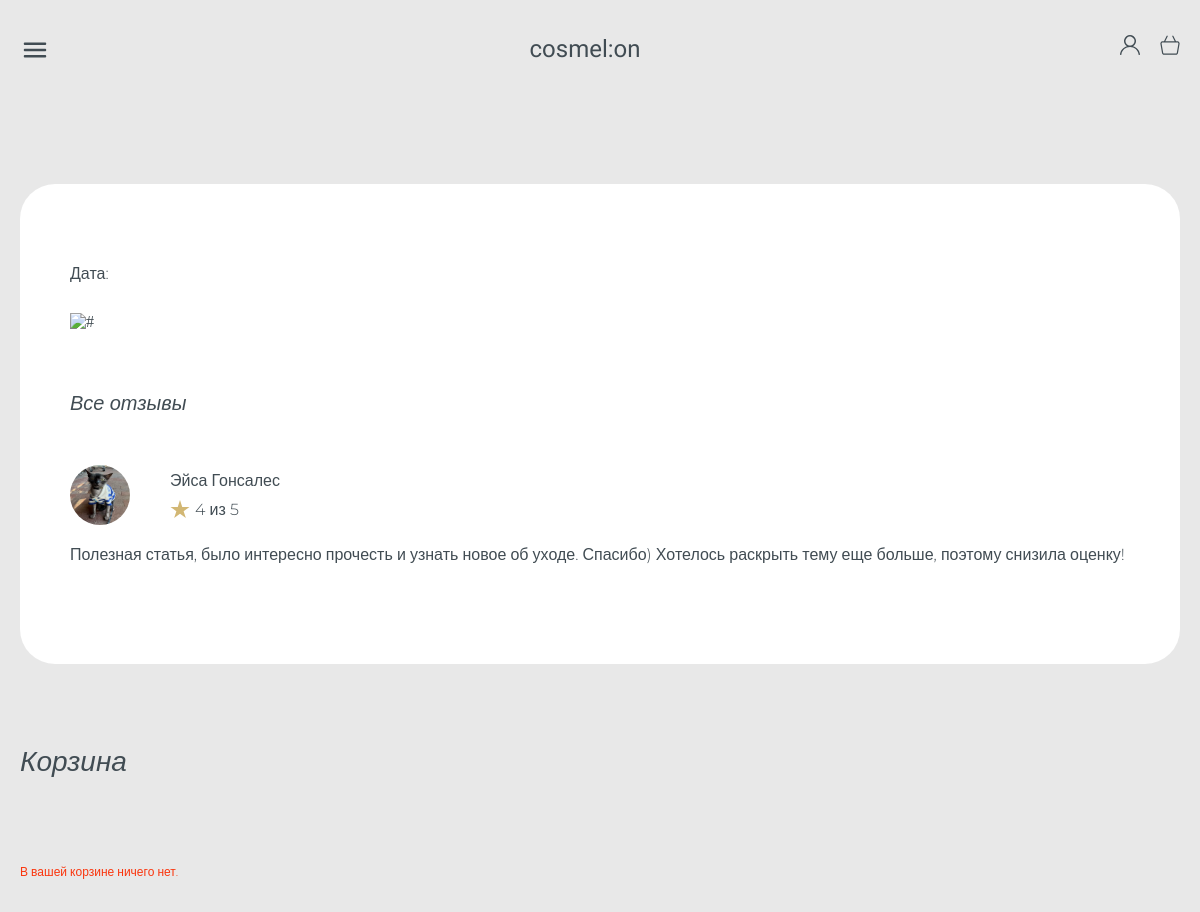
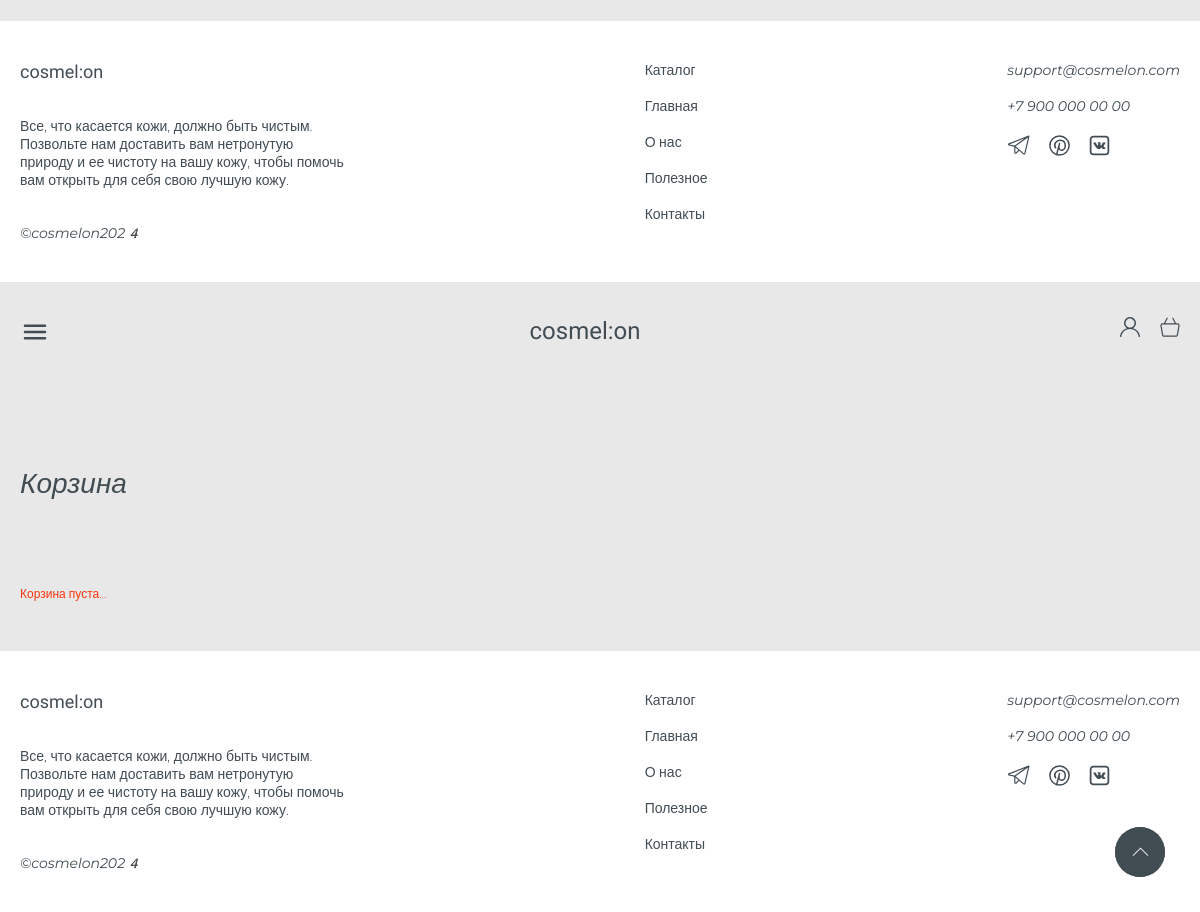
Page /zapazssssss.php on the committed database (2 pictures, top to bottom).
### tables this page shows
CREATE TABLE `reviews` (
  `id` int NOT NULL,
  `text` varchar(4000) DEFAULT NULL,
  `rating` int DEFAULT NULL,
  `id_user` int DEFAULT NULL,
  `name` varchar(100) DEFAULT NULL,
  `surname` varchar(100) DEFAULT NULL,
  `photo` varchar(100) DEFAULT NULL
);

### zapazssssss.php (the view, shortened to what this page needs)
<!DOCTYPE html>
<html lang="en">
<head>
    <link rel="stylesheet" href="css/style.css">
</head>
<body>
    <div class="btn_block">
        <a href="" class="btn_circle"><img src="img/ar_up.png" alt="#" class="ar_up"></a>
    </div>
    <?php include('incl/header.php'); ?>
    <section>
        <div class="container">
            <div class="arcticle">
                <p class="ff_roman">Дата: <?= $article['date'] ?></p>
                <img src="<?= $article['photo'] ?>" alt="#" class="article_img">
                <section>
                    <?php
                    $sql = "SELECT * FROM `reviews`";
                    $revs = $link->query($sql);
                    ?>
                    <h3>Все отзывы</h3>
                    <div class="reviews">
                        <?php foreach ($revs as $rev) { ?>
                            <div class="review">
                                <div class="head_review">
                                    <img src="<?= $rev['photo'] ?>" alt="#" class="icon_user_rev">
                                    <div class="head_txt_review">
                                        <p class="montserrat fsz_min"><?= $rev['name'] ?> <?= $rev['surname'] ?></p>
                                        <div class="rate">
                                            <img src="img/star.svg" alt="#">
                                            <p class="montserrat fsz_min"><?= $rev['rating'] ?> из 5</p>
                                        </div>
                                    </div>
                                </div>
                                <p class="ff_roman fsz_min"><?= $rev['text'] ?></p>
                            </div>
                        <? } ?>
                    </div>
                </section>
            </div>
        </div>
    </section>
    <section>
        <?php
        $id_user = $USER['id'];
        $sql = "SELECT * FROM cart WHERE id_user ='$id_user'";
        $result = $link->query($sql);
        $tovars_count = $result->rowCount();
        ?>
        <div class="container">
            <div class="profile_catalog">
                <h2>Корзина</h2>
                <?php
                if ($tovars_count == 0) {
                    echo '<br><br><p class="error">В вашей корзине ничего нет.</p><br><br><br>';
                } ?>
    </section>
    <?php include('incl/footer.php'); ?>
</body>
<body>
    <div class="btn_block">
        <a href="" class="btn_circle"><img src="img/ar_up.png" alt="#" class="ar_up"></a>
    </div>
    <?php include('incl/header.php'); ?>
    <?php
    $us_id = $USER['id'];
    $sql_count = "SELECT COUNT(*) AS `count` FROM cart WHERE id_user = '$us_id'";
    $res1 = $link->query($sql_count)->fetch()['count'];
    ?>
    <section>
        <div class="container">
            <div class="profile_catalog">
                <h2>Корзина</h2>
            </div>
            <?php
            if ($res1 == 0) {
                echo '<br><br><p class="error basket_margin">Корзина пуста...</p>';
            } ?>
    </section>
    <?php include('incl/footer.php'); ?>
</body>
</html>

### css/style.css (style rules this page uses)
* { padding: 0; margin: 0; box-sizing: border-box; text-decoration: none; }
a { cursor: pointer; }
.montserrat { font-family: "Montserrat", sans-serif; font-optical-sizing: auto; font-weight: 400; font-style: italic; font-size: 16px; }
.ff_roman { font-family: "Montserrat", sans-serif; font-optical-sizing: auto; font-weight: 300; font-style: normal; font-size: 16px; }
.fsz_min { font-size: 14px; }
body { background: #e8e8e8; color: #414c53; }
.container { max-width: 1200px; padding: 0 20px; margin: 0 auto; }
h2 { font-family: "Montserrat", sans-serif; font-optical-sizing: auto; font-weight: 400; font-style: italic; font-size: 28px; }
h3 { font-family: "Montserrat", sans-serif; font-optical-sizing: auto; font-weight: 400; font-style: italic; font-size: 20px; }
.btn_circle { background: #414c53; border-radius: 100%; position: fixed; bottom: 35px; right: 35px; cursor: pointer; display: flex; align-items: center; justify-content: center; width: 50px; height: 50px; }
.ar_up { width: 35px; height: 35px; }
a { color: #414c53; }
.article_img { max-width: 60%; }
.arcticle { margin: 80px 0; background: #fff; padding: 50px; border-radius: 35px; display: flex; flex-direction: column; gap: 30px; }
.head_review { display: flex; gap: 40px; align-items: center; }
.review { display: flex; flex-direction: column; gap: 20px; }
.reviews { margin: 50px 0; }
.icon_user_rev { width: 60px; height: 60px; border-radius: 100%; }
.rate { display: flex; gap: 5px; align-items: center; }
.head_txt_review { display: flex; flex-direction: column; gap: 10px; }
.arcticle p { font-family: "Montserrat", sans-serif; font-optical-sizing: auto; font-weight: 300; font-style: normal; font-size: 16px; }
.profile_catalog h2 { margin: 80px 0 100px; margin-bottom: 50px; }
.error { font-family: "Montserrat", sans-serif; font-optical-sizing: auto; font-weight: 300; font-style: normal; font-size: 12px; color: #fa350d; }
.basket_margin { margin-bottom: 50px; }

### rows in the picture
reviews: photo (picture), name "Эйса", surname "Гонсалес", rating "4", text "Полезная статья, было интересно прочесть и узнать новое об уходе. Спасибо) Хотелось раскрыть тему еще больше, поэтому снизила оценку!"
